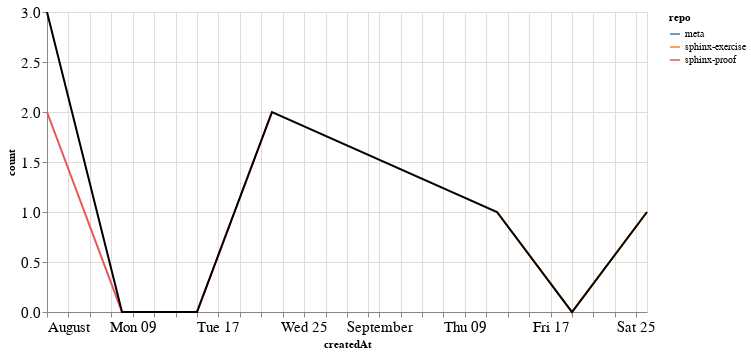

Here is the notebook cell this chart was saved with:
### Markdown cell above
### Comments

### Code cell
comments_time = comments.groupby('repo').resample('W', on='createdAt').count()['author'].reset_index()
comments_time = comments_time.rename(columns={'author': 'count'})
comments_time_total = comments_time.groupby('createdAt').agg({"count": "sum"}).reset_index()
ch1 = alt.Chart(comments_time, width=600).mark_line().encode(
    x='createdAt',
    y='count',
    color='repo',
    tooltip="repo"
)

ch2 = alt.Chart(comments_time_total, width=600).mark_line(color="black").encode(
    x='createdAt',
    y='count',
)

ch1 + ch2

### Figure 1 — Vega-Lite specification as saved in the notebook (floating-point values rounded to 4 significant figures)
{"config": {"axisLeft": {"labelFontSize": 15}, "axisBottom": {"labelFontSize": 15}}, "layer": [{"data": {"name": "data-ee3abfca49ef1fd256a1ed916bf497b6"}, "mark": "line", "encoding": {"color": {"type": "nominal", "field": "repo"}, "tooltip": {"type": "nominal", "field": "repo"}, "x": {"type": "temporal", "field": "createdAt"}, "y": {"type": "quantitative", "field": "count"}}, "width": 600}, {"data": {"name": "data-12133efedd07753e4ab432c5af46a752"}, "mark": {"type": "line", "color": "black"}, "encoding": {"x": {"type": "temporal", "field": "createdAt"}, "y": {"type": "quantitative", "field": "count"}}, "width": 600}], "$schema": "https://vega.github.io/schema/vega-lite/v4.8.1.json", "datasets": {"data-ee3abfca49ef1fd256a1ed916bf497b6": [{"repo": "meta", "createdAt": "2021-08-01T00:00:00", "count": 1}, {"repo": "sphinx-exercise", "createdAt": "2021-09-12T00:00:00", "count": 1}, {"repo": "sphinx-exercise", "createdAt": "2021-09-19T00:00:00", "count": 0}, {"repo": "sphinx-exercise", "createdAt": "2021-09-26T00:00:00", "count": 1}, {"repo": "sphinx-proof", "createdAt": "2021-08-01T00:00:00", "count": 2}, {"repo": "sphinx-proof", "createdAt": "2021-08-08T00:00:00", "count": 0}, {"repo": "sphinx-proof", "createdAt": "2021-08-15T00:00:00", "count": 0}, {"repo": "sphinx-proof", "createdAt": "2021-08-22T00:00:00", "count": 2}], "data-12133efedd07753e4ab432c5af46a752": [{"createdAt": "2021-08-01T00:00:00", "count": 3}, {"createdAt": "2021-08-08T00:00:00", "count": 0}, {"createdAt": "2021-08-15T00:00:00", "count": 0}, {"createdAt": "2021-08-22T00:00:00", "count": 2}, {"createdAt": "2021-09-12T00:00:00", "count": 1}, {"createdAt": "2021-09-19T00:00:00", "count": 0}, {"createdAt": "2021-09-26T00:00:00", "count": 1}]}}
